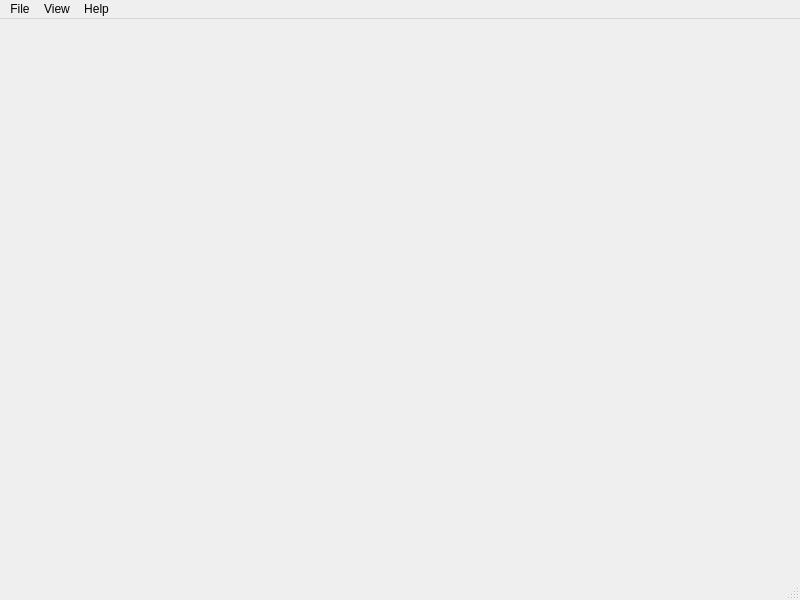
<?xml version="1.0" encoding="UTF-8"?>
<ui version="4.0">
    <class>MainWindow</class>
    <widget class="QMainWindow" name="MainWindow">
        <property name="geometry">
            <rect>
                <x>0</x>
                <y>0</y>
                <width>800</width>
                <height>600</height>
            </rect>
        </property>
        <property name="windowTitle">
            <string>MainWindow</string>
        </property>
        <widget class="ads::CDockManager" name="dockManager" />
        <widget class="QMenuBar" name="menubar">
            <property name="geometry">
                <rect>
                    <x>0</x>
                    <y>0</y>
                    <width>800</width>
                    <height>22</height>
                </rect>
            </property>
            <widget class="QMenu" name="menuFile">
                <property name="title">
                    <string>File</string>
                </property>
                <widget class="QMenu" name="menuOpen_Recent">
                    <property name="title">
                        <string>Open Recent</string>
                    </property>
                </widget>
                <addaction name="actionOpen_Project" />
                <addaction name="menuOpen_Recent" />
                <addaction name="separator" />
                <addaction name="actionSave" />
                <addaction name="actionSave_All" />
                <addaction name="separator" />
                <addaction name="actionSettings" />
                <addaction name="separator" />
                <addaction name="actionExit" />
            </widget>
            <widget class="QMenu" name="menuView">
                <property name="title">
                    <string>View</string>
                </property>
            </widget>
            <widget class="QMenu" name="menuHelp">
                <property name="title">
                    <string>Help</string>
                </property>
                <addaction name="actionCFXS_L0_Github_Page" />
                <addaction name="actionCFXS_Discord" />
                <addaction name="separator" />
                <addaction name="actionAbout" />
            </widget>
            <addaction name="menuFile" />
            <addaction name="menuView" />
            <addaction name="menuHelp" />
        </widget>
        <widget class="QStatusBar" name="statusbar" />
        <action name="actionUndo">
            <property name="checkable">
                <bool>false</bool>
            </property>
            <property name="text">
                <string>Undo</string>
            </property>
            <property name="shortcut">
                <string>Ctrl+Z</string>
            </property>
        </action>
        <action name="actionRedo">
            <property name="text">
                <string>Redo</string>
            </property>
            <property name="shortcut">
                <string>Ctrl+Y</string>
            </property>
        </action>
        <action name="actionCut">
            <property name="text">
                <string>Cut</string>
            </property>
            <property name="shortcut">
                <string>Ctrl+X</string>
            </property>
        </action>
        <action name="actionCopy">
            <property name="text">
                <string>Copy</string>
            </property>
            <property name="shortcut">
                <string>Ctrl+C</string>
            </property>
        </action>
        <action name="actionPaste">
            <property name="text">
                <string>Paste</string>
            </property>
            <property name="shortcut">
                <string>Ctrl+V</string>
            </property>
        </action>
        <action name="actionFind">
            <property name="text">
                <string>Find</string>
            </property>
            <property name="shortcut">
                <string>Ctrl+F</string>
            </property>
        </action>
        <action name="actionReplace">
            <property name="text">
                <string>Replace    </string>
            </property>
            <property name="shortcut">
                <string>Ctrl+H</string>
            </property>
        </action>
        <action name="actionOpen_Project">
            <property name="text">
                <string>Open Project...</string>
            </property>
            <property name="shortcut">
                <string>Ctrl+O</string>
            </property>
        </action>
        <action name="actionSave">
            <property name="text">
                <string>Save</string>
            </property>
            <property name="shortcut">
                <string>Ctrl+S</string>
            </property>
        </action>
        <action name="actionSave_All">
            <property name="text">
                <string>Save All</string>
            </property>
            <property name="shortcut">
                <string>Ctrl+Shift+S</string>
            </property>
        </action>
        <action name="actionSettings">
            <property name="text">
                <string>Settings</string>
            </property>
            <property name="shortcut">
                <string>Ctrl+,</string>
            </property>
        </action>
        <action name="actionExit">
            <property name="text">
                <string>Exit</string>
            </property>
        </action>
        <action name="actionWorkspace">
            <property name="text">
                <string>Workspace        </string>
            </property>
        </action>
        <action name="actionCFXS_L0_Github_Page">
            <property name="text">
                <string>CFXS L0 Debugger Github Page...    </string>
            </property>
        </action>
        <action name="actionCFXS_Discord">
            <property name="text">
                <string>CFXS Discord...</string>
            </property>
        </action>
        <action name="actionAbout">
            <property name="text">
                <string>About</string>
            </property>
        </action>
    </widget>
    <customwidgets>
        <customwidget>
            <class>ads::CDockManager</class>
            <extends>QFrame</extends>
            <header location="global">DockManager.h</header>
            <container>1</container>
        </customwidget>
    </customwidgets>
    <resources />
    <connections />
</ui>
